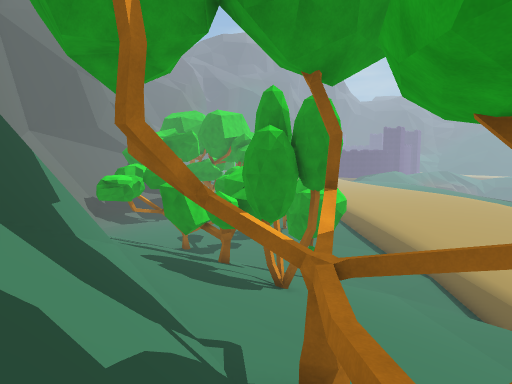
view 1 (above)

14 first-person views from a walk through a scene from a Unity 3-D project. The camera is 1.3 m above the floor, tilts 6° down and sees 70° across. The floor is counted in squares, 2 m on a side. Each view is taken from the middle of a square. On the plan, view 1 faces up. The plan holds only what a view shows up to about 11 squares ahead; the rest is blank. The place goes on beyond the plan.

view 2
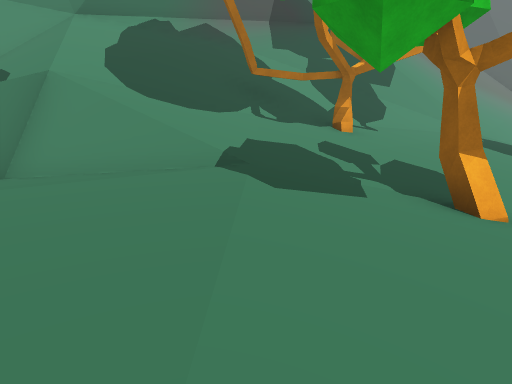

view 3
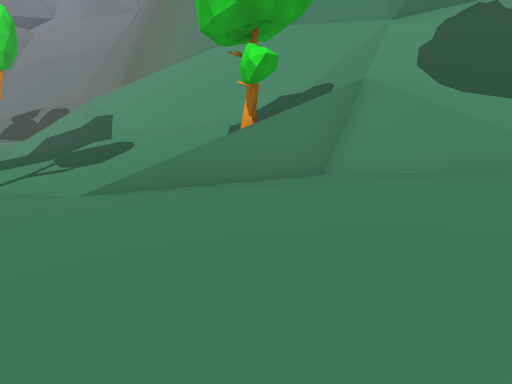

view 4
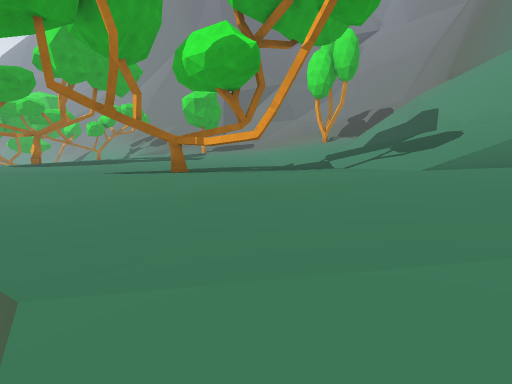

view 5
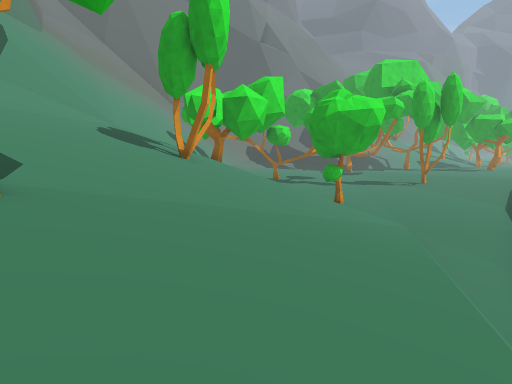

view 6
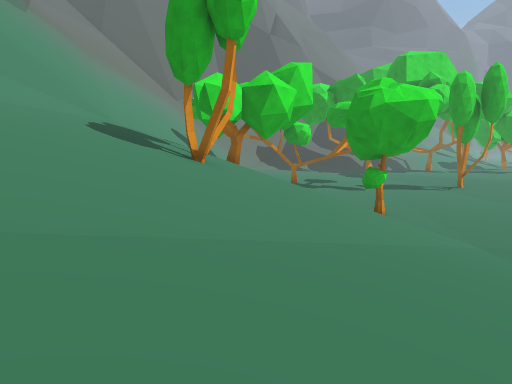

view 7
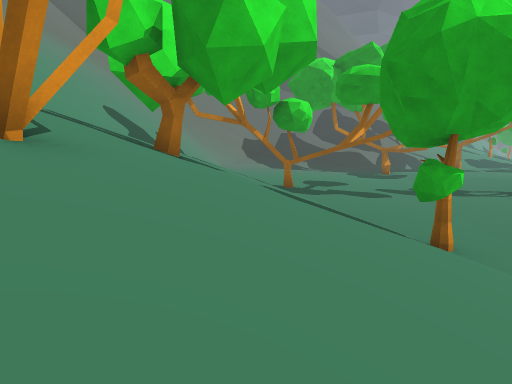

view 8
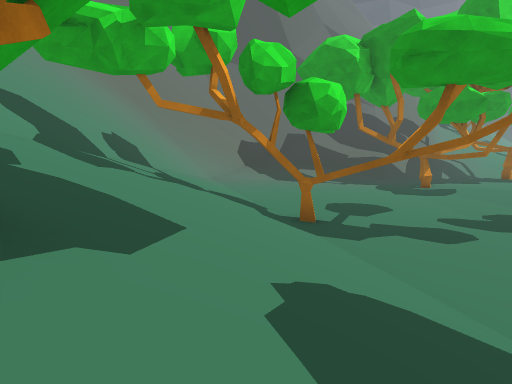

view 9
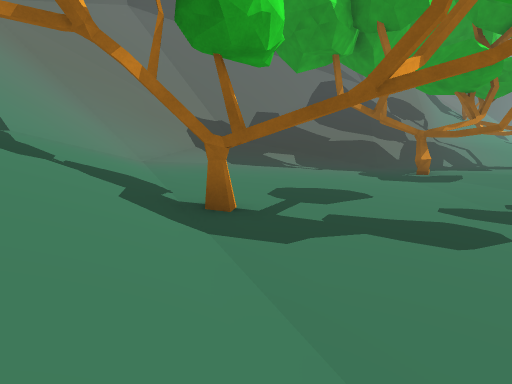

view 10
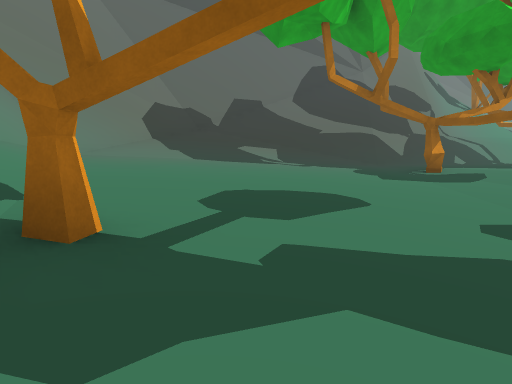

view 11
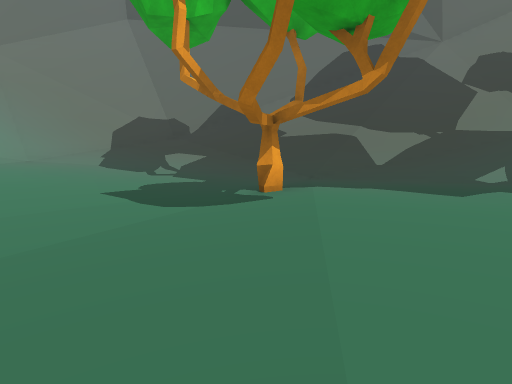

view 12
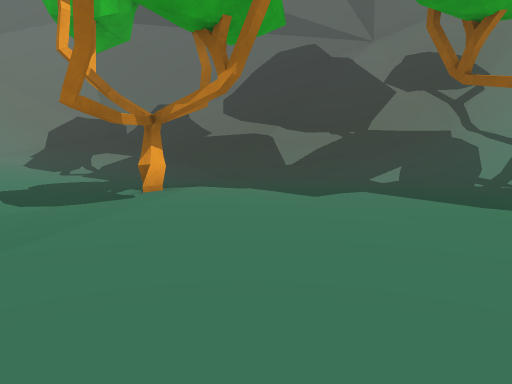

view 13
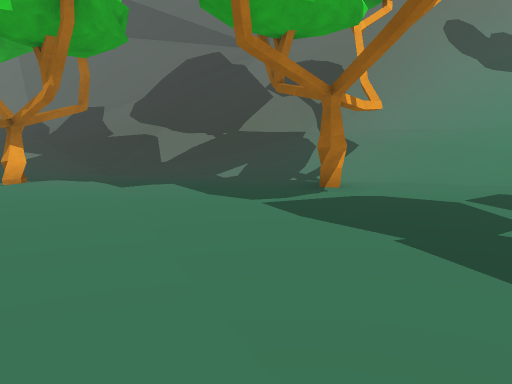

view 14
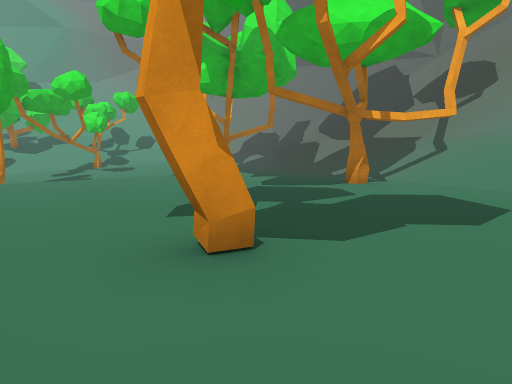

### Floor plan
Key: @ floor where view 1 was taken; # wall or solid block; . main floor; : floor 0.75 m higher than the main floor; - floor 0.75 m lower than the main floor; _ floor 1.5 m lower than the main floor; + floor 1.75 m higher than the main floor; * floor 2.5 m higher than the main floor; % floor 3.25 m higher than the main floor; / step, stairs or slope; = window, fence, low wall or low ledge; v drop or lower ground.
Columns run from 9 left of view 1 to 17 right of it. Each row starts with its distance up from view 1.
 35  ##///    .../
 34  v#////.......
 33 //#///......#.
 32 //////.......-
 31 //////#.....-
 30 /////.....---
 29 /////....----
 28 ////.....----
 27 ////......---
 26 ///.......--
 25 ///..#------
 24 ///..------
 23 //...-----
 22 //...----
 21 //...----
 20 #:...---- --
 19 #::...------
 18 #/:...------
 17 ##//..#-----
 16  #/////-----___
 15  ##//////---_____
 14   #////////#____/
 13   ##//////////_//
 12    #/////////////
 11    ##//=#////// //
 10     #=////////-///
  9     ##////#///--
  8      #////////../
  7      ##///////:..
  6       #///////:::/
  5       #///////::::
  4       #///////+:::
  3       ##/=////#++::
  2        #//////**++ /
  1        #//////****++
  0        #/@///=****+++
 -1        ##////v***+++::
 -2         #////#***+++:::
 -3         ##///##**+++::::
 -4          #//  //#++++:::
 -5          ###/////++#+++::
 -6           ###////+++##+++:
 -7            ##////+++##++++
 -8             ##////+++++++::
 -9              #/%//+      ::

Where each view was taken, in squares from view 1:
view 1: 0 up, 0 right, facing up
view 2: 1 up, 9 right, facing left
view 3: 1 up, 9 right, facing down-left
view 4: 2 up, 10 right, facing down
view 5: 3 up, 9 right, facing up-left
view 6: 4 up, 7 right, facing up-left
view 7: 8 up, 4 right, facing up-left
view 8: 11 up, 1 right, facing up-left
view 9: 14 up, 0 right, facing up-left
view 10: 16 up, 1 left, facing up-left
view 11: 25 up, 2 right, facing left
view 12: 27 up, 2 right, facing left
view 13: 30 up, 3 right, facing left
view 14: 35 up, 4 right, facing down-left
